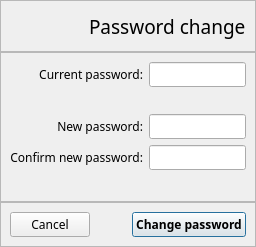
<?xml version="1.0" encoding="UTF-8"?>
<ui version="4.0">
 <class>ChangePasswordDialog</class>
 <widget class="QDialog" name="ChangePasswordDialog">
  <property name="geometry">
   <rect>
    <x>0</x>
    <y>0</y>
    <width>256</width>
    <height>240</height>
   </rect>
  </property>
  <property name="font">
   <font>
    <family>Lucida Sans Unicode</family>
    <pointsize>9</pointsize>
   </font>
  </property>
  <property name="windowTitle">
   <string>Password change - QTD</string>
  </property>
  <property name="styleSheet">
   <string notr="true"/>
  </property>
  <layout class="QVBoxLayout" name="verticalLayout_2">
   <property name="spacing">
    <number>0</number>
   </property>
   <property name="leftMargin">
    <number>0</number>
   </property>
   <property name="topMargin">
    <number>0</number>
   </property>
   <property name="rightMargin">
    <number>0</number>
   </property>
   <property name="bottomMargin">
    <number>0</number>
   </property>
   <item>
    <widget class="QFrame" name="topFrame">
     <property name="frameShape">
      <enum>QFrame::StyledPanel</enum>
     </property>
     <property name="frameShadow">
      <enum>QFrame::Raised</enum>
     </property>
     <layout class="QHBoxLayout" name="horizontalLayout_2">
      <item>
       <widget class="QLabel" name="label_9">
        <property name="minimumSize">
         <size>
          <width>32</width>
          <height>32</height>
         </size>
        </property>
        <property name="maximumSize">
         <size>
          <width>32</width>
          <height>32</height>
         </size>
        </property>
        <property name="text">
         <string/>
        </property>
        <property name="pixmap">
         <pixmap resource="../qtd.qrc">:/Image/logoTransparent.png</pixmap>
        </property>
        <property name="scaledContents">
         <bool>true</bool>
        </property>
       </widget>
      </item>
      <item>
       <spacer name="horizontalSpacer_2">
        <property name="orientation">
         <enum>Qt::Horizontal</enum>
        </property>
        <property name="sizeHint" stdset="0">
         <size>
          <width>108</width>
          <height>20</height>
         </size>
        </property>
       </spacer>
      </item>
      <item>
       <widget class="QLabel" name="label_4">
        <property name="font">
         <font>
          <pointsize>14</pointsize>
         </font>
        </property>
        <property name="text">
         <string>Password change</string>
        </property>
       </widget>
      </item>
     </layout>
    </widget>
   </item>
   <item>
    <widget class="QFrame" name="contentsFrame">
     <property name="frameShape">
      <enum>QFrame::StyledPanel</enum>
     </property>
     <property name="frameShadow">
      <enum>QFrame::Raised</enum>
     </property>
     <layout class="QGridLayout" name="gridLayout">
      <item row="0" column="0">
       <widget class="QLabel" name="label">
        <property name="text">
         <string>Current password:</string>
        </property>
        <property name="alignment">
         <set>Qt::AlignRight|Qt::AlignTrailing|Qt::AlignVCenter</set>
        </property>
       </widget>
      </item>
      <item row="0" column="1">
       <widget class="QLineEdit" name="currentPassword_lineEdit">
        <property name="echoMode">
         <enum>QLineEdit::Password</enum>
        </property>
       </widget>
      </item>
      <item row="1" column="1">
       <widget class="QLabel" name="errorCurrentpassword_label">
        <property name="font">
         <font>
          <family>Lucida Sans Unicode</family>
          <pointsize>8</pointsize>
         </font>
        </property>
        <property name="styleSheet">
         <string notr="true">color: rgb(255, 0, 0);</string>
        </property>
        <property name="text">
         <string/>
        </property>
       </widget>
      </item>
      <item row="2" column="0">
       <widget class="QLabel" name="label_2">
        <property name="text">
         <string>New password:</string>
        </property>
        <property name="alignment">
         <set>Qt::AlignRight|Qt::AlignTrailing|Qt::AlignVCenter</set>
        </property>
       </widget>
      </item>
      <item row="2" column="1">
       <widget class="QLineEdit" name="newPassword_lineEdit">
        <property name="echoMode">
         <enum>QLineEdit::Password</enum>
        </property>
       </widget>
      </item>
      <item row="3" column="0">
       <widget class="QLabel" name="label_3">
        <property name="text">
         <string>Confirm new password:</string>
        </property>
        <property name="alignment">
         <set>Qt::AlignRight|Qt::AlignTrailing|Qt::AlignVCenter</set>
        </property>
       </widget>
      </item>
      <item row="3" column="1">
       <widget class="QLineEdit" name="confirmNewPassword_lineEdit">
        <property name="echoMode">
         <enum>QLineEdit::Password</enum>
        </property>
       </widget>
      </item>
      <item row="4" column="1">
       <widget class="QLabel" name="errorConfirmPassword_label">
        <property name="font">
         <font>
          <family>Lucida Sans Unicode</family>
         </font>
        </property>
        <property name="styleSheet">
         <string notr="true">color: rgb(255, 0, 0);</string>
        </property>
        <property name="text">
         <string/>
        </property>
       </widget>
      </item>
     </layout>
    </widget>
   </item>
   <item>
    <widget class="QFrame" name="bottomFrame">
     <property name="frameShape">
      <enum>QFrame::StyledPanel</enum>
     </property>
     <property name="frameShadow">
      <enum>QFrame::Raised</enum>
     </property>
     <layout class="QVBoxLayout" name="verticalLayout">
      <item>
       <layout class="QHBoxLayout" name="horizontalLayout">
        <item>
         <widget class="QPushButton" name="cancel_pushButton">
          <property name="text">
           <string>Cancel</string>
          </property>
         </widget>
        </item>
        <item>
         <spacer name="horizontalSpacer">
          <property name="orientation">
           <enum>Qt::Horizontal</enum>
          </property>
          <property name="sizeHint" stdset="0">
           <size>
            <width>198</width>
            <height>20</height>
           </size>
          </property>
         </spacer>
        </item>
        <item>
         <widget class="QPushButton" name="changePassword_pushButton">
          <property name="font">
           <font>
            <weight>75</weight>
            <bold>true</bold>
           </font>
          </property>
          <property name="text">
           <string>Change password</string>
          </property>
          <property name="default">
           <bool>true</bool>
          </property>
         </widget>
        </item>
       </layout>
      </item>
     </layout>
    </widget>
   </item>
  </layout>
 </widget>
 <resources>
  <include location="../qtd.qrc"/>
 </resources>
 <connections/>
</ui>
